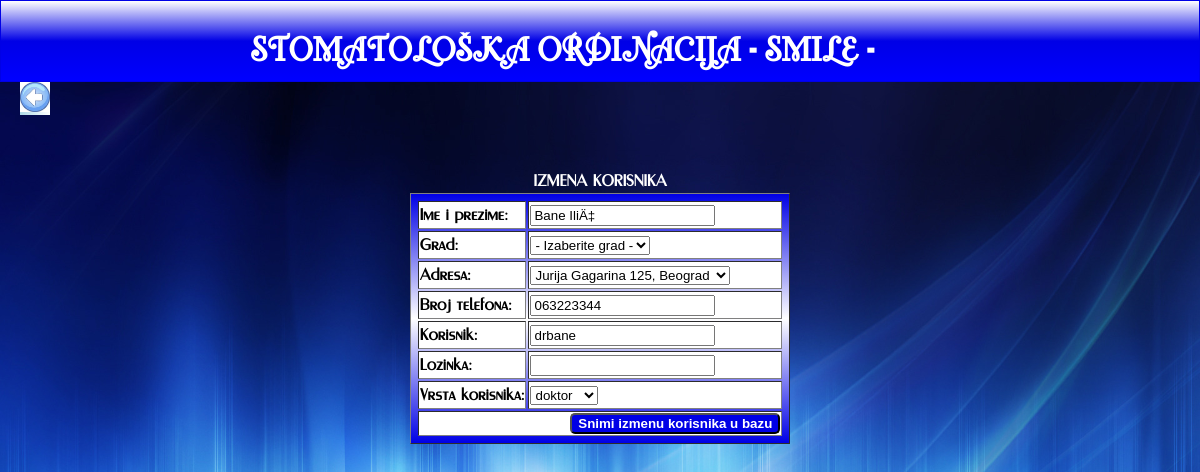
Screenshot of /zubarska_ordinacija/maticni/korisnici/azuriranje.php?akcija=i&id=2 (signed in) with the database file from the repository.
### tables this page shows
CREATE TABLE `korisnik` (
  `id` int(10) UNSIGNED NOT NULL,
  `ime_prezime` varchar(40) NOT NULL,
  `id_adresa` int(10) UNSIGNED NOT NULL,
  `br_tel` varchar(15) NOT NULL,
  `username` varchar(40) NOT NULL,
  `password` varchar(255) NOT NULL,
  `id_vrsta_kor` int(10) UNSIGNED NOT NULL
);

### zubarska_ordinacija/maticni/korisnici/azuriranje.php (the view, shortened to what this page needs)
<?php
include_once "../../inc/header.php";
require '../../inc/konekcija.php';
?>
		<a href="pregled.php" class="nazad"><img src="../../img/back.jpg" width=30 height=30></a>
	<?php
		if($_REQUEST['akcija'] == 'n'){
				$selectVrsta = "<option value='-1'> - Izaberite vrstu - </option>";
			$sqlQuery = "SELECT * FROM vrsta_korisnika ORDER BY naziv";
			$res = mysqli_query($conn, $sqlQuery);
			while($row = mysqli_fetch_assoc($res)){
				$selectedVrsta = "";
				if(isset($_REQUEST['vrsta'])){
					if($row['id'] == $_REQUEST['vrsta'])
						$selectedVrsta = "selected";
				}
				$selectVrsta .= "<option value=${row['id']} $selectedVrsta> ${row['naziv']} </option>";
			}
				$selectAdresa = "<option value='-1'> - Izaberite adresu - </option>";
			$sqlQuery = "SELECT A.*, G.naziv AS grad, U.naziv AS ulica
						 FROM adresa A
						 LEFT JOIN ulica U ON A.id_ulica=U.id
						 LEFT JOIN grad G on A.id_grad=G.id
						 ORDER BY G.naziv, U.naziv";
			$res = mysqli_query($conn, $sqlQuery);
			while($row = mysqli_fetch_assoc($res)){
					$selectedAdresa = "";
				if(isset($_REQUEST['adresa'])){
					if($row['id'] == $_REQUEST['adresa'])
						$selectedAdresa = "selected";
				}
				$selectAdresa .= "<option value=${row['id']} $selectedAdresa> ${row['ulica']} ${row['broj']}, ${row['grad']} </option>";
			}
				$selectGrad = "<option value='-1'> - Izaberite grad - </option>";
			$sqlQuery = "SELECT * FROM grad ORDER BY naziv";
			$res = mysqli_query($conn, $sqlQuery);
			while($row = mysqli_fetch_assoc($res)){
					$selectedGrad = "";
				if(isset($_REQUEST['grad'])){
					if($row['id'] == $_REQUEST['grad'])
						$selectedGrad = "selected";
				}
				$selectGrad .= "<option value=${row['id']} $selectedGrad> ${row['naziv']} </option>";
			}
	?>
	</header>
		<main>
			<form name="unos" action="" method="post">
				<table class="tabelaUnos" align="center" border="1" >
					<caption>UNOS NOVOG KORISNIKA</caption>
					<tr>
						<td>Ime i prezime: </td>
						<td><input type="text" required name="ime" value=<?php echo (isset($_REQUEST['ime']))?$_REQUEST['ime']:"";?>></td>
					</tr>
					<tr>
						<td>Grad: </td>
						<td><select name="grad" id="grad" onChange="ajaxAdrese();"><?=$selectGrad?></select></td>
					</tr>
					<tr>
						<td>Adresa: </td>
						<td width="70%"><select name="adresa" id="adresa"><?=$selectAdresa?></select></td>
					</tr>
					<tr>
						<td>Broj telefona: </td>
						<td><input type="text" required name="telefon" value=<?php echo (isset($_REQUEST['telefon']))?$_REQUEST['telefon']:"";?>></td>
					</tr>
					<tr>
						<td>Korisničko ime: </td>
						<td><input type="text" required name="korisnik" value=<?php echo (isset($_REQUEST['korisnik']))?$_REQUEST['korisnik']:"";?>></td>
					</tr>
					<tr>
						<td>Lozinka: </td>
						<td><input type="text" required name="lozinka" value=<?=(isset($_REQUEST['lozinka']))?$_REQUEST['lozinka']:""?>></td>
					</tr>
					<tr>
						<td>Vrsta korisnika: </td>
						<td><select name="vrsta"><?=$selectVrsta?></select></td>
					</tr>
					<tr>
						<td colspan="2"><input type="submit" name="snimi" value="Snimi novog korisnika u bazu"></td>
					</tr>
				</table>
					<input type="hidden" name="akcija" value="n">
			</form>
		</main>
	<?php
		if(isset($_REQUEST['snimi'])){
			if($_REQUEST['vrsta']<=0 || !is_numeric($_REQUEST['vrsta'])){
				greska("Niste izabrali vrstu korisnika!");
			}
			else if($_REQUEST['adresa']<=0 || !is_numeric($_REQUEST['adresa'])){
				greska("Niste izabrali adresu!");
			}
			else if($_REQUEST['grad']<=0 || !is_numeric($_REQUEST['grad'])){
				greska("Niste izabrali grad!");
			}
			else{
				$ime = validacijaPodatka($_REQUEST['ime']);
				$telefon = validacijaPodatka($_REQUEST['telefon']);
				$korisnik = validacijaPodatka($_REQUEST['korisnik']);
				$lozinka = validacijaPodatka($_REQUEST['lozinka']);
				$lozinka = password_hash($lozinka,PASSWORD_DEFAULT);
				$sqlQuery = "INSERT INTO korisnik VALUES
							(null,'$ime',${_REQUEST['adresa']},'$telefon', '$korisnik', '$lozinka', ${_REQUEST['vrsta']})";
				$res = mysqli_query($conn, $sqlQuery);
				if(!$res)
					greska("Korisnik nije upisan u bazu! <br> opis: ".mysqli_error($conn));
				else
					header("Location: pregled.php");
			}
		}
		}
		else if($_REQUEST['akcija'] == 'i'){
			if(is_numeric($_REQUEST['id']) && $_REQUEST['id']>0){
				$sqlQuery = "SELECT * FROM korisnik WHERE id=".$_REQUEST['id'];
				$res = mysqli_query($conn, $sqlQuery);
				while($row = mysqli_fetch_assoc($res)){
						$selectVrsta = "";
					$sqlQuery = "SELECT * FROM vrsta_korisnika ORDER BY naziv";
					$resVr = mysqli_query($conn, $sqlQuery);
					while($rowVr = mysqli_fetch_assoc($resVr)){
						$selectedVrsta = "";
						if($row['id_vrsta_kor'] == $rowVr['id'])
							$selectedVrsta = "selected";
						$selectVrsta .= "<option value=${rowVr['id']} $selectedVrsta> ${rowVr['naziv']} </option>";
					}
						$selectAdresa = "";
					$sqlQuery = "SELECT A.*, G.naziv AS grad, U.naziv AS ulica
						 FROM adresa A
						 LEFT JOIN ulica U ON A.id_ulica=U.id
						 LEFT JOIN grad G ON A.id_grad=G.id
						 ORDER BY G.naziv, U.naziv";
					$resAdr = mysqli_query($conn, $sqlQuery);
					while($rowAdr = mysqli_fetch_assoc($resAdr)){
						$selectedAdresa = "";
						if($row['id_adresa'] == $rowAdr['id'])
							$selectedAdresa = "selected";
						$selectAdresa .= "<option value=${rowAdr['id']} $selectedAdresa> ${rowAdr['ulica']} ${rowAdr['broj']}, ${rowAdr['grad']} </option>";
					}
						$selectGrad = "<option value='-1'> - Izaberite grad - </option>";
					$sqlQuery = "SELECT * FROM grad ORDER BY naziv";
					$res = mysqli_query($conn, $sqlQuery);
					while($rowGr = mysqli_fetch_assoc($res)){
						$selectedGrad = "";
						$selectGrad .= "<option value=${rowGr['id']} $selectedGrad> ${rowGr['naziv']} </option>";
					}
		?>
		</header>
			<main>
				<form name="unos" action="" method="post">
					<table class="tabelaUnos" align="center" border="1" >
						<caption>IZMENA KORISNIKA</caption>
						<tr>
							<td>Ime i prezime: </td>
							<td><input type="text" required name="ime" value="<?=$row['ime_prezime'];?>"></td>
						</tr>
						<tr>
							<td>Grad: </td>
							<td><select name="grad" id="grad" onChange="ajaxAdrese();"><?=$selectGrad?></select></td>
						</tr>
						<tr>
							<td>Adresa: </td>
							<td width="70%"><select name="adresa" id="adresa"><?=$selectAdresa?></select></td>
						</tr>
						<tr>
							<td>Broj telefona: </td>
							<td><input type="text" required name="telefon" value="<?=$row['br_tel'];?>"></td>
						</tr>
						<tr>
							<td>Korisnik: </td>
							<td><input type="text" required name="korisnik" value="<?=$row['username'];?>"></td>
						</tr>
						<tr>
							<td>Lozinka: </td>
							<td><input type="text" required name="lozinka" ></td>
						</tr>
						<tr>
							<td>Vrsta korisnika: </td>
							<td><select name="vrsta"><?=$selectVrsta?></select></td>
						</tr>
						<tr>
							<td colspan="2"><input type="submit" name="snimi" value="Snimi izmenu korisnika u bazu"></td>
						</tr>
					</table>
				</form>
			</main>
		</body>
		</html>
	<?php
		}
			}
			else{
				greska("Nije korektan id korisnika!");
			}
		}
		else{
			greska("Ne prepoznajemo akciju");
		}
	?>

### zubarska_ordinacija/css/style.css (style rules this page uses)
body { font-family: FirstFont; font-size: 16px; line-height: 1.5; padding: 0; margin: 0; background-image: url(../img/background.jpg); background-size:cover; min-height:500px; }
a:link, a:visited { background: linear-gradient(to left,white ,lightblue ); color: red; font-weight:bold; text-decoration:none; }
.nazad { margin-left:20px; }
caption { font-weight:bold; color:white; }
.tabela, .tabelaUnos { border-collapse: separate ; margin:auto; background: linear-gradient(to bottom ,#0000e6 , white,#0000e6 ); font-weight:bold; padding:5px; }
th,tr { background: white; }
.tabelaUnos input[type="submit"] { float:right; border-radius:5px; color:white; font-weight:900; background:#0000e6; }
.izvestaj, .tabelaUnos { margin-top:50px; }

### rows the page displays
korisnik: ime "Bane IliÄ‡", telefon "063223344", korisnik "drbane"

### other values shown
form field adresa "Jurija Gagarina 125, Beograd"
form field vrsta "doktor"
